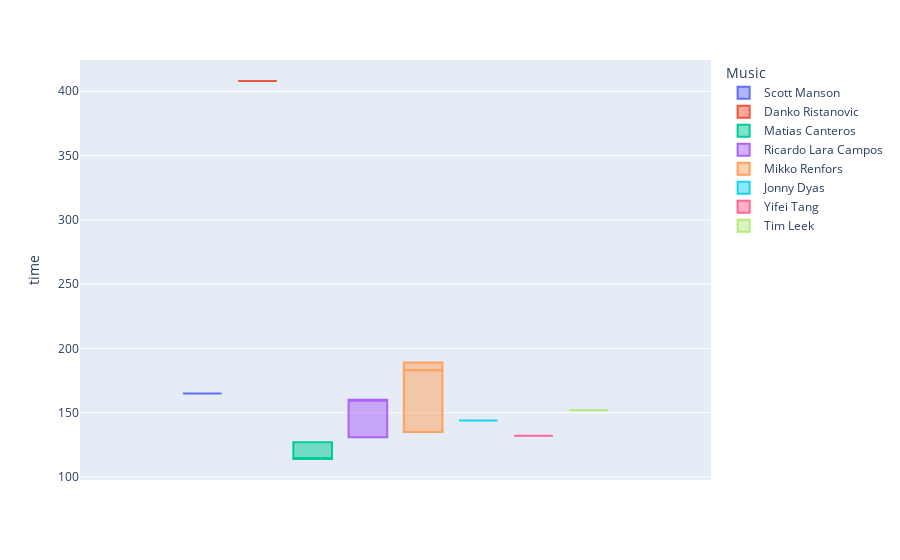

Notebook source saved alongside this figure:
### Code cell
px.box(data_frame=df,y='time',color='Music')

### Figure 1 — Plotly figure (JSON) as saved in the notebook; plotly's stock layout.template omitted (floating-point values rounded to 4 significant figures; data arrays with more than 128 entries replaced by an {"elided": "..."} marker saying what was removed)
{"data": [{"alignmentgroup": "True", "hovertemplate": "Music=Scott Manson<br>time=%{y}<extra></extra>", "legendgroup": "Scott Manson", "marker": {"color": "#636efa"}, "name": "Scott Manson", "notched": false, "offsetgroup": "Scott Manson", "orientation": "v", "showlegend": true, "type": "box", "x0": " ", "xaxis": "x", "y": {"elided": "420 int values"}, "y0": " ", "yaxis": "y"}, {"alignmentgroup": "True", "hovertemplate": "Music=Danko Ristanovic<br>time=%{y}<extra></extra>", "legendgroup": "Danko Ristanovic", "marker": {"color": "#EF553B"}, "name": "Danko Ristanovic", "notched": false, "offsetgroup": "Danko Ristanovic", "orientation": "v", "showlegend": true, "type": "box", "x0": " ", "xaxis": "x", "y": {"elided": "214 int values"}, "y0": " ", "yaxis": "y"}, {"alignmentgroup": "True", "hovertemplate": "Music=Matias Canteros<br>time=%{y}<extra></extra>", "legendgroup": "Matias Canteros", "marker": {"color": "#00cc96"}, "name": "Matias Canteros", "notched": false, "offsetgroup": "Matias Canteros", "orientation": "v", "showlegend": true, "type": "box", "x0": " ", "xaxis": "x", "y": {"elided": "147 int values"}, "y0": " ", "yaxis": "y"}, {"alignmentgroup": "True", "hovertemplate": "Music=Ricardo Lara Campos<br>time=%{y}<extra></extra>", "legendgroup": "Ricardo Lara Campos", "marker": {"color": "#ab63fa"}, "name": "Ricardo Lara Campos", "notched": false, "offsetgroup": "Ricardo Lara Campos", "orientation": "v", "showlegend": true, "type": "box", "x0": " ", "xaxis": "x", "y": [160, 160, 160, 160, 160, 160, 160, 160, 160, 160, 160, 160, 160, 160, 160, 160, 160, 160, 160, 160, 160, 160, 160, 160, 160, 160, 160, 160, 160, 160, 160, 160, 160, 160, 160, 160, 160, 160, 160, 160, 131, 131, 131, 131, 131, 131, 131, 131, 131, 131, 131, 131, 131, 131, 131, 131, 131, 131, 131, 131, 131, 131, 131, 131, 131, 131, 131, 131, 131], "y0": " ", "yaxis": "y"}, {"alignmentgroup": "True", "hovertemplate": "Music=Mikko Renfors<br>time=%{y}<extra></extra>", "legendgroup": "Mikko Renfors", "marker": {"color": "#FFA15A"}, "name": "Mikko Renfors", "notched": false, "offsetgroup": "Mikko Renfors", "orientation": "v", "showlegend": true, "type": "box", "x0": " ", "xaxis": "x", "y": {"elided": "159 int values"}, "y0": " ", "yaxis": "y"}, {"alignmentgroup": "True", "hovertemplate": "Music=Jonny Dyas<br>time=%{y}<extra></extra>", "legendgroup": "Jonny Dyas", "marker": {"color": "#19d3f3"}, "name": "Jonny Dyas", "notched": false, "offsetgroup": "Jonny Dyas", "orientation": "v", "showlegend": true, "type": "box", "x0": " ", "xaxis": "x", "y": [144, 144, 144, 144, 144, 144, 144, 144, 144, 144, 144, 144, 144, 144, 144, 144, 144, 144, 144, 144, 144, 144, 144, 144, 144, 144, 144, 144, 144, 144, 144, 144, 144, 144, 144, 144, 144, 144, 144, 144, 144, 144, 144, 144, 144, 144, 144], "y0": " ", "yaxis": "y"}, {"alignmentgroup": "True", "hovertemplate": "Music=Yifei Tang<br>time=%{y}<extra></extra>", "legendgroup": "Yifei Tang", "marker": {"color": "#FF6692"}, "name": "Yifei Tang", "notched": false, "offsetgroup": "Yifei Tang", "orientation": "v", "showlegend": true, "type": "box", "x0": " ", "xaxis": "x", "y": [132, 132, 132, 132, 132, 132, 132, 132, 132, 132, 132, 132, 132, 132, 132, 132, 132, 132, 132, 132, 132, 132, 132, 132, 132, 132, 132, 132, 132, 132, 132, 132, 132, 132, 132, 132, 132, 132, 132, 132, 132], "y0": " ", "yaxis": "y"}, {"alignmentgroup": "True", "hovertemplate": "Music=Tim Leek<br>time=%{y}<extra></extra>", "legendgroup": "Tim Leek", "marker": {"color": "#B6E880"}, "name": "Tim Leek", "notched": false, "offsetgroup": "Tim Leek", "orientation": "v", "showlegend": true, "type": "box", "x0": " ", "xaxis": "x", "y": [152, 152, 152, 152, 152, 152, 152, 152, 152, 152, 152, 152, 152, 152, 152, 152, 152, 152, 152, 152, 152, 152, 152, 152, 152, 152, 152, 152, 152, 152, 152, 152, 152, 152, 152, 152, 152, 152, 152, 152, 152, 152, 152, 152, 152, 152, 152, 152, 152, 152], "y0": " ", "yaxis": "y"}], "layout": {"boxmode": "group", "legend": {"title": {"text": "Music"}, "tracegroupgap": 0}, "margin": {"t": 60}, "xaxis": {"anchor": "y", "domain": [0, 1]}, "yaxis": {"anchor": "x", "domain": [0, 1], "title": {"text": "time"}}}}
